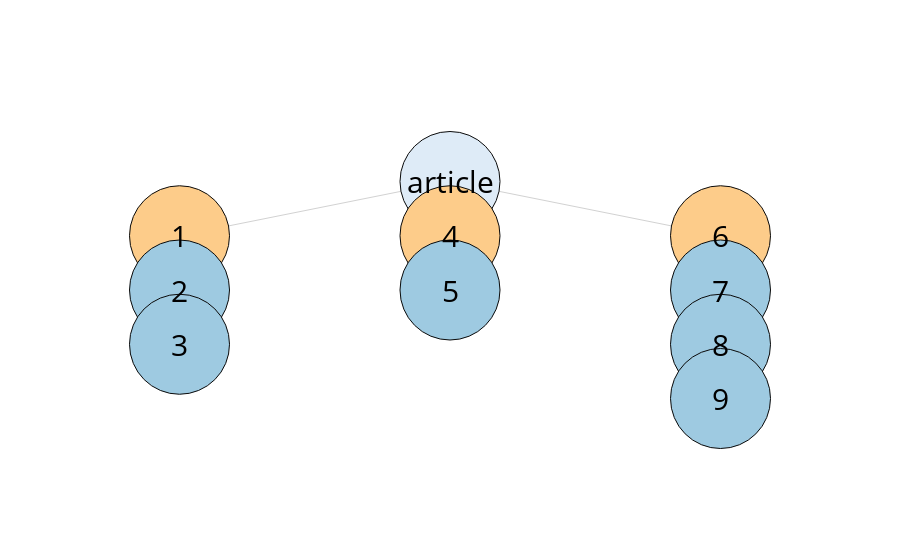

Notebook code for this chart:
### Code cell
tree_plot_ed(save=True)

### Figure 1 — Plotly figure (JSON) as saved in the notebook; plotly's stock layout.template omitted (floating-point values rounded to 4 significant figures)
{"data": [{"hoverinfo": "none", "line": {"color": "rgb(210,210,210)", "width": 1}, "mode": "lines", "type": "scatter", "x": [0, -1, null, -1, -1, null, -1, -1, null, 0, 0, null, 0, 0, null, 0, 1, null, 1, 1, null, 1, 1, null, 1, 1, null], "y": [8, 7, null, 7, 6, null, 6, 5, null, 8, 7, null, 7, 6, null, 8, 7, null, 7, 6, null, 6, 5, null, 5, 4, null]}, {"hoverinfo": "text", "marker": {"color": ["#deebf7", "#fdcc8a", "#9ecae1", "#9ecae1", "#fdcc8a", "#9ecae1", "#fdcc8a", "#9ecae1", "#9ecae1", "#9ecae1"], "line": {"color": "rgb(10,10,10)", "width": 1}, "size": 100, "symbol": "dot"}, "mode": "markers", "name": "", "opacity": 1, "text": ["article", "1", "2", "3", "4", "5", "6", "7", "8", "9"], "type": "scatter", "x": [0, -1, -1, -1, 0, 0, 1, 1, 1, 1], "y": [8, 7, 6, 5, 7, 6, 7, 6, 5, 4]}], "layout": {"annotations": [{"font": {"color": "rgb(0,0,0)", "size": 30}, "showarrow": false, "text": "article", "x": 0, "xref": "x1", "y": 8, "yref": "y1"}, {"font": {"color": "rgb(0,0,0)", "size": 30}, "showarrow": false, "text": "1", "x": -1, "xref": "x1", "y": 7, "yref": "y1"}, {"font": {"color": "rgb(0,0,0)", "size": 30}, "showarrow": false, "text": "2", "x": -1, "xref": "x1", "y": 6, "yref": "y1"}, {"font": {"color": "rgb(0,0,0)", "size": 30}, "showarrow": false, "text": "3", "x": -1, "xref": "x1", "y": 5, "yref": "y1"}, {"font": {"color": "rgb(0,0,0)", "size": 30}, "showarrow": false, "text": "4", "x": 0, "xref": "x1", "y": 7, "yref": "y1"}, {"font": {"color": "rgb(0,0,0)", "size": 30}, "showarrow": false, "text": "5", "x": 0, "xref": "x1", "y": 6, "yref": "y1"}, {"font": {"color": "rgb(0,0,0)", "size": 30}, "showarrow": false, "text": "6", "x": 1, "xref": "x1", "y": 7, "yref": "y1"}, {"font": {"color": "rgb(0,0,0)", "size": 30}, "showarrow": false, "text": "7", "x": 1, "xref": "x1", "y": 6, "yref": "y1"}, {"font": {"color": "rgb(0,0,0)", "size": 30}, "showarrow": false, "text": "8", "x": 1, "xref": "x1", "y": 5, "yref": "y1"}, {"font": {"color": "rgb(0,0,0)", "size": 30}, "showarrow": false, "text": "9", "x": 1, "xref": "x1", "y": 4, "yref": "y1"}], "font": {"size": 20}, "hovermode": "closest", "showlegend": false, "xaxis": {"showgrid": false, "showline": false, "showticklabels": false, "zeroline": false}, "yaxis": {"showgrid": false, "showline": false, "showticklabels": false, "zeroline": false}}}
